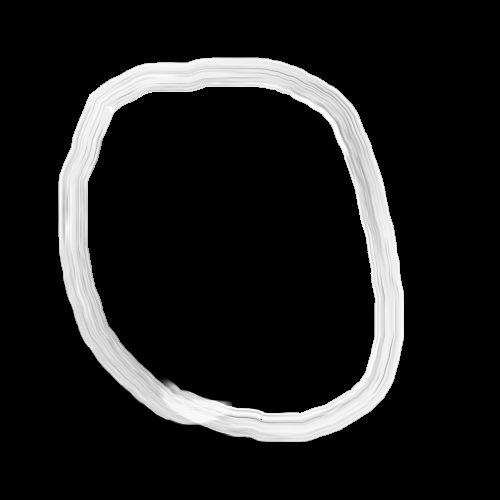
#> input picture captured_images/0/1.png, 500 x 500 px; its folder holds only this picture in this run
$ jupyter execute --allow-errors CreateandTestModel.ipynb   (shell and % lines are left out)
#> lines starting #> are read from the running program, lines starting #| are printed output that depends on the picture
[cell 1]
#Screen Capture
import pyscreenshot as ImageGrab
import time

[cell 2]
images_folder = "captured_images/0/"
#> (the rest of this cell did not finish here and is left out)

#> (a cell that did not finish here is left out)

[cell 4]
#General Dataset

import cv2
import csv
import glob

##Create the list including names of all columns in the dataset
header =["label"]
for i in range(0, 784): #28x28 pixels
  header.append("pixel" + str(i))

##Create csv file for writing the data
with open("dataset.csv", 'a') as f:
  writer = csv.writer(f)
  writer.writerow(header)

[cell 5]
##Load images from the dataset folder
for label in range(0, 10):
    dirList = glob.glob("captured_images/" + str(label) + "/*.png") #getting all png files in the folder


    for img_path in dirList:
        im = cv2.imread(img_path) #reading image in grayscale format
#> im is the input picture: shape (500, 500, 3); min 0, max 255, mean 29.5
        im_gray = cv2.cvtColor(im, cv2.COLOR_BGR2GRAY) #convert image to grayscale
        im_gray = cv2.GaussianBlur(im_gray, (15,15), 0)   #apply gaussian blur to smoothen image
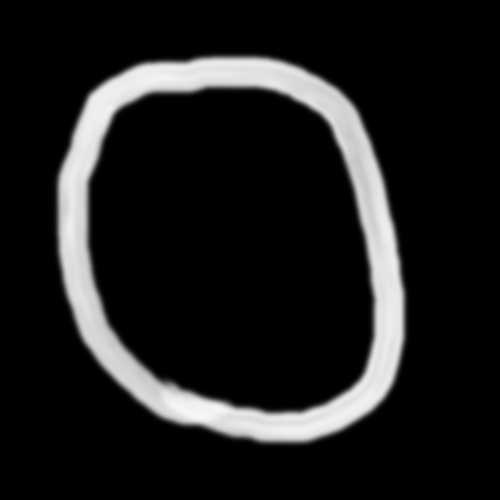
#> im_gray: shape (500, 500); min 0, max 247, mean 29.5
        roi = cv2.resize(im_gray, (28,28), interpolation=cv2.INTER_AREA) #resize image to 28x28 pixels
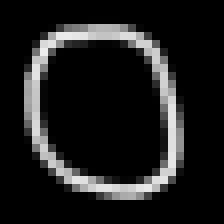
#> roi: shape (28, 28) (shown 8 times larger); min 0, max 237, mean 29.5

        data = []
        data.append(label)
        rows, cols = roi.shape #get image dimensions
#> rows = 28; cols = 28

       ##Add pixel one by one into data array
        for i in range(rows):
           for j in range(cols):
             k = roi[i,j] #get pixel value at location (i,j)
             if k>100: #if pixel is greater than 100, make it 1, it means there is something in that pixel
               k=1
             else:
               k=0 #otherwise make it 0, it means there is nothing in that pixel
             data.append(k)
#> after the loop, data = 785 values, max 1 at index 93, min 0 at index 0, mean 0.144

        ##Save data into CSV file
        with open("dataset.csv", 'a') as f:
          writer = csv.writer(f)
          writer.writerow(data)
#> pass 2 of the loop `for label in range(0, 10):`:
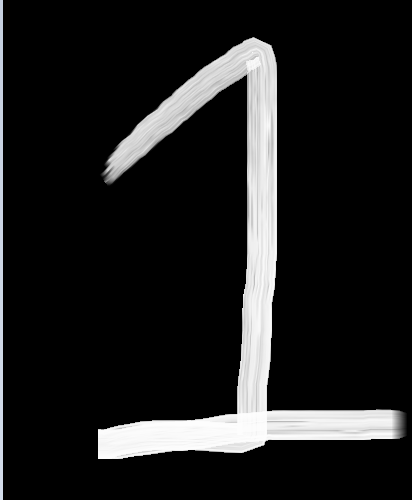
#> input picture captured_images/1/0.png, 412 x 500 px
#> im is the input picture: shape (500, 412, 3); mean B, G, R 30.1, 30, 29.9
#> `im_gray = cv2.GaussianBlur(im_gray, (15,15), 0)`:
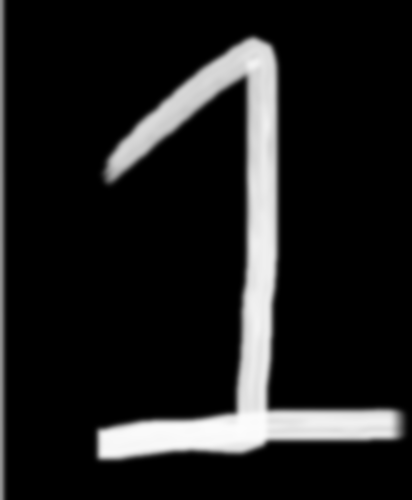
#> im_gray: shape (500, 412); min 0, max 252, mean 29.9
#> `roi = cv2.resize(im_gray, (28,28), interpolation=cv2.INTER_AREA)`:
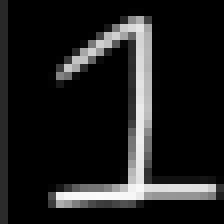
#> roi: shape (28, 28) (shown 8 times larger); min 0, max 249, mean 29.9
#> after the loop `for i in range(rows):`: data = 785 values, max 1 at index 0, min 0 at index 1, mean 0.135
